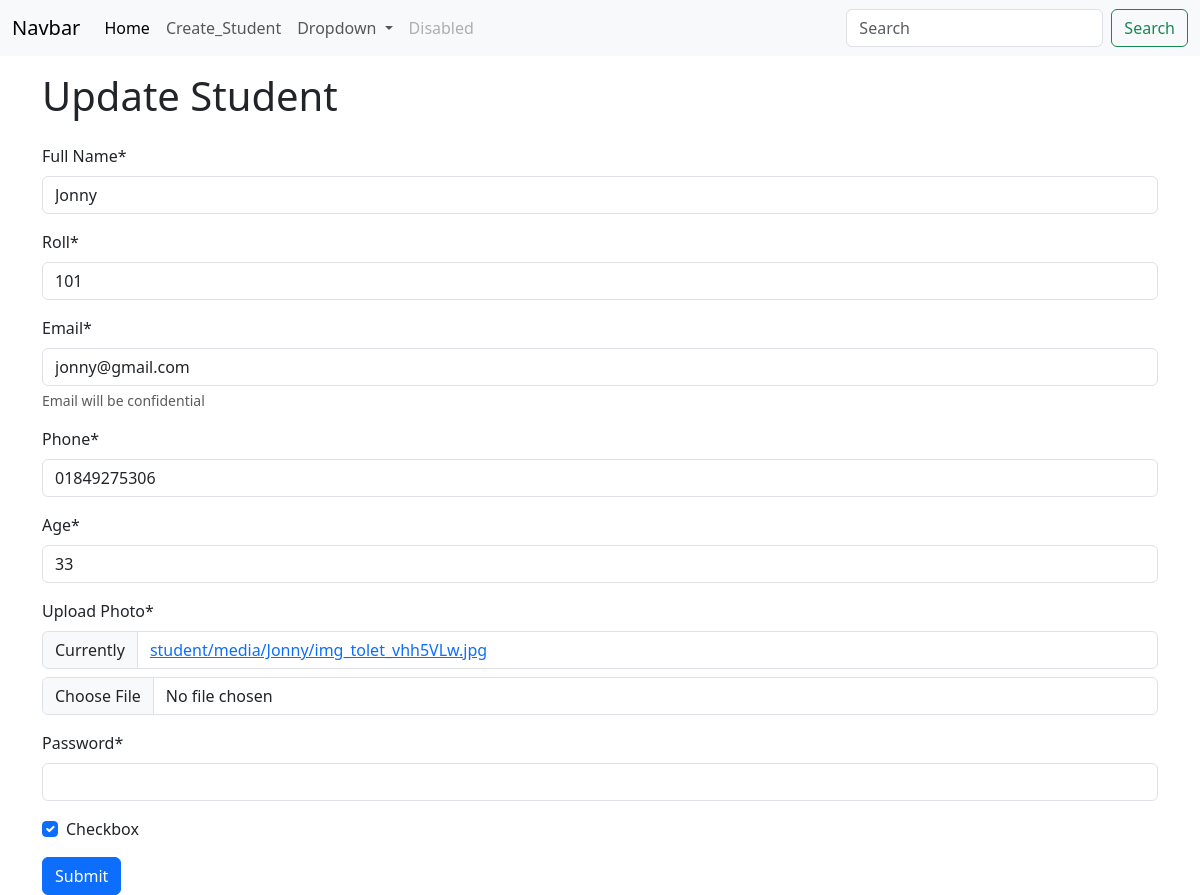
The page /student/update/62/ on the database its author committed.
### student/models.py (models this page shows, shortened)
class student(models.Model):
    name = models.CharField(max_length=100)
    roll = models.IntegerField(unique=False)
    email = models.EmailField()
    phone = models.CharField(max_length = 15)
    age = models.IntegerField()
    photo = models.ImageField(upload_to=student_directory_name,default=None,null=True)
    password = models.CharField(max_length=100)
    checkbox = models.BooleanField(default=False)

### student/views.py (the view, shortened to what this page needs)
# urls.py: path('update/<int:id>/',views.UpdateStudentData.as_view(),name ='update_student'),# This is the class based view
class UpdateStudentData(UpdateView):  # class base view
    pk_url_kwarg = 'id'  # URL থেকে যে parameter আসবে সেটা হলো id
    form_class = forms.StudentForm  # কোন form ব্যবহার করবে
    model = models.student  # কোন model এর data update করবে
    template_name = 'student/create_student.html'  # কোন template show করবে
    success_url = reverse_lazy('home')  # সফল হলে কোথায় redirect করবে
    def get_context_data(self, **kwargs):
        context = super().get_context_data(**kwargs)  # default context আনলো
        context['edit'] = True  # template এ জানানো হলো update mode এ আছে
        return context

### student/forms.py
class StudentForm(forms.ModelForm):
    password = forms.CharField(widget = forms.PasswordInput())
    class Meta:
        model = models.student
        fields = '__all__'
        labels = {
            'name': 'Full Name',
            'photo': 'Upload Photo',
        }
        help_texts = {
            'email': 'Email will be confidential',
        }

### student/templates/student/create_student.html (shortened to what this page needs)
{% extends 'base.html'%}
{% block  content%}
   {%load crispy_forms_tags %}
       {% if edit %}
          <h1 class ='py-3 container'> Update Student </h1>
       {% else %}
          <h1 class = 'py-3 container'> Create Student </h1>
    {% endif %}
          <form class ="container" method="post" enctype="multipart/form-data">
         {{ form | crispy }}
           <button type='submit' class='btn btn-primary'>Submit </button>
          </form>
{% endblock %}

### rows shown on the page
student: name "Jonny", roll "101", email "jonny@gmail.com", phone "01849275306", age "33", checkbox "☑"
